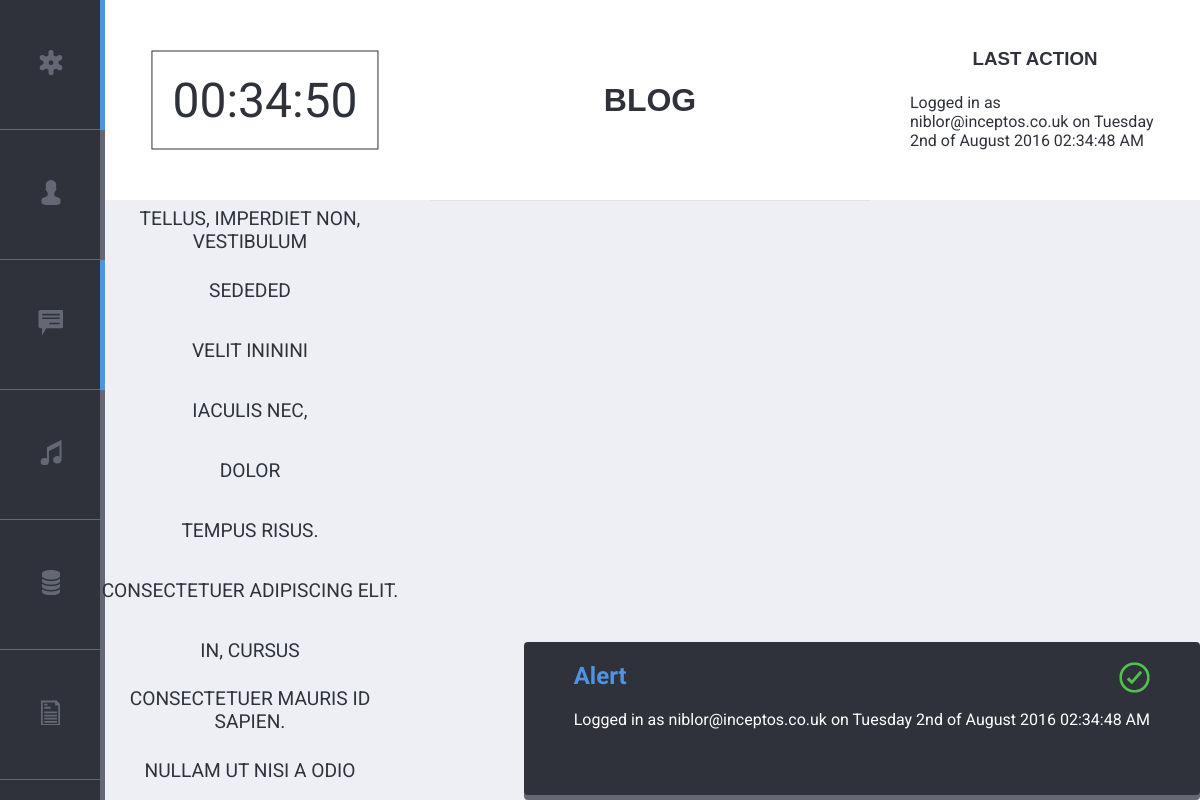
The app's page /index.php?site=blog (signed in) with its own data.
### tables this page shows
CREATE TABLE `news_entry` (
  `id` int(11) NOT NULL,
  `user_id` int(11) NOT NULL,
  `headline` varchar(255) NOT NULL,
  `content` varchar(255) NOT NULL,
  `created_at` timestamp NOT NULL DEFAULT CURRENT_TIMESTAMP
);

### logic/blog.php (called while the page is built, shortened)
<?php
$all_entries = get_entries();
require("views/blog_test.php");
?>

### functions/blog.php (called while the page is built, shortened)
<?php
function get_entries() {
  global $link;
  $sql = "SELECT *, DATE_FORMAT(created_at, '%d.%m.%Y') AS created_at_formatted
          FROM news_entry";
  $result = mysqli_query($link, $sql);
  $all_entries = mysqli_fetch_all($result, MYSQLI_ASSOC);
  return $all_entries;
}
?>

### views/blog_test.php (the view, shortened to what this page needs)
<ul class="blog_entrylist">
  <?php foreach($all_entries as $entry): ?>
    <li data-id="<?php echo $entry["id"]; ?>" >
      <a class="" href="index.php?site=blog&amp;action=edit&amp;id=<?php echo $entry['id']; ?>"><?php echo $entry["headline"]; ?></a>
    </li>
  <?php endforeach; ?>
</ul>

### css/main.css (style rules this page uses)
* { -webkit-box-sizing: border-box; -moz-box-sizing: border-box; -ms-box-sizing: border-box; box-sizing: border-box; }
body { background-color: #EDEFF5; color: #2F323A; font-family: 'Roboto', sans-serif; font-style: normal; font-weight: 400; }
a { text-decoration: none; color: #BF3542; text-transform: uppercase; }
.blog_entrylist { list-style: none; margin:0; padding: 0; position: absolute; top:0; left: 0; width: 25vw; min-width: 25vw; height: calc(100vh - 200px); overflow: auto; }
.blog_entrylist li { font-size: 1.2em; width: 100%; height: 10%; text-align: center; display:table; }
.blog_entrylist li a { color:#2F323A; width: 100%; height: 100%; display: table-cell; vertical-align: middle; }

### records on screen
news_entry: headline "TELLUS, IMPERDIET NON, VESTIBULUM"
news_entry: headline "SEDEDED"
news_entry: headline "VELIT INININI"
news_entry: headline "IACULIS NEC,"
news_entry: headline "DOLOR"
news_entry: headline "TEMPUS RISUS."
news_entry: headline "CONSECTETUER ADIPISCING ELIT."
news_entry: headline "IN, CURSUS"
news_entry: headline "CONSECTETUER MAURIS ID SAPIEN."
news_entry: headline "NULLAM UT NISI A ODIO"

### other values on screen
$site "BLOG"
$_SESSION["flash"] "Logged in as niblor@inceptos.co.uk on Tuesday 2nd of August 2016 02:34:48 AM"
